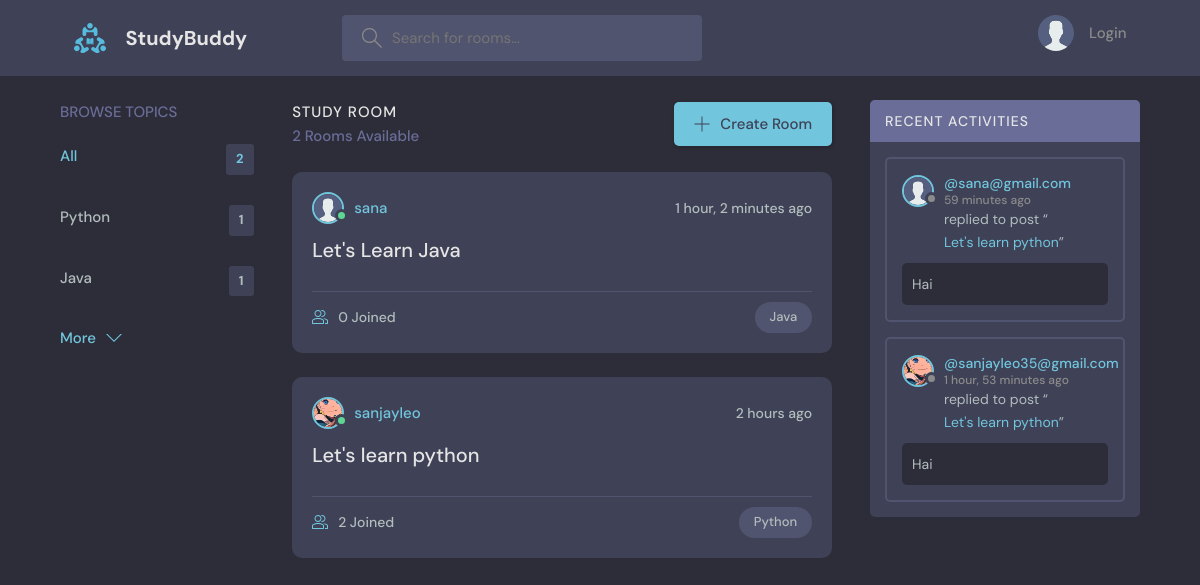
The page / on the database its author committed.
### base/models.py (models this page shows, shortened)
class Topic(models.Model):
    name = models.CharField(max_length=200)

class Room(models.Model):
    host = models.ForeignKey(User, on_delete=models.SET_NULL, null=True)
    topic = models.ForeignKey(Topic, on_delete=models.SET_NULL, null=True)
    name = models.CharField(max_length=200)
    description = models.TextField(null=True, blank=True)
    participants = models.ManyToManyField(User, related_name='participants', blank=True)
    updated = models.DateTimeField(auto_now=True)
    created = models.DateTimeField(auto_now_add=True)
    class Meta:
        ordering = ['-updated', '-created']
        unique_together = ['host', 'name']
    def __str__(self):
        return self.name

class User(AbstractUser):
    name = models.CharField(max_length=200 ,null=True)
    email = models.EmailField(unique=True,null=True)
    bio = models.TextField(null=True)
    avatar = models.ImageField(null=True,default="avatar.svg")
    USERNAME_FIELD = 'email'
    REQUIRED_FIELDS = []

class Message(models.Model):
    user = models.ForeignKey(User, on_delete=models.CASCADE)
    room = models.ForeignKey(Room, on_delete=models.CASCADE)
    body = models.TextField()
    updated = models.DateTimeField(auto_now=True)
    created = models.DateTimeField(auto_now_add=True)
    class Meta:
        ordering = ['-updated', '-created']

### base/views.py (the view)
# urls.py: path('',views.Home ,name="Home"),
def Home (request):
    q=request.GET.get('q') if request.GET.get('q') != None else ''
    rooms=Room.objects.filter(
                              Q(topic__name__icontains=q ) |
                              Q(name__icontains=q) |
                              Q(description__contains=q)
                              )
    topics=Topic.objects.all()[0:5]
    room_count=rooms.count()
    room_messages = Message.objects.filter(Q(room__topic__name__icontains=q))
    context={'rooms':rooms,'topics':topics,'room_count':room_count,'room_messages':room_messages,}
    return render(request,'base/Home.html',context)

### base/templates/base/home.html (shortened to what this page needs)
{% extends "main.html" %}
{% block content %}
    <main class="layout layout--3">
      <div class="container">
        {% include "base/topics_component.html" %}
        <div class="roomList">
          <div class="roomList__header">
            <div>
              <h2>Study Room</h2>
              <p>{{room_count}} Rooms Available</p>
            </div>
           <a class="btn btn--main" href="{% url 'create-room' %}">
              <svg version="1.1" xmlns="http://www.w3.org/2000/svg" width="32" height="32" viewBox="0 0 32 32">
                <title>add</title>
                <path
                  d="M16.943 0.943h-1.885v14.115h-14.115v1.885h14.115v14.115h1.885v-14.115h14.115v-1.885h-14.115v-14.115z"
                ></path>
              </svg>
              Create Room
            </a>
          </div>
          {% include 'base/feed_component.html'%}
        </div>
         {% include 'base/activity_component.html'%}
      </div>
    </main>
{% endblock%}

### base/templates/base/topics_component.html
<div class="topics">
  <div class="topics__header">
    <h2>Browse Topics</h2>
  </div>
  <ul class="topics__list">
    <li>
      <a href="{%url 'Home'%}" class="active">All <span>{{topics.count}}</span></a>
    </li>
    {% for topic in topics %}
    <li>
      <a href="{% url 'Home' %}?q={{ topic.name }}">{{ topic.name }}<span>{{topic.room_set.all.count}}</span></a>
    </li>
    {% endfor%}
  </ul>
  <a class="btn btn--link" href="{%url 'topics'%}">
    More
    <svg version="1.1" xmlns="http://www.w3.org/2000/svg" width="32" height="32" viewBox="0 0 32 32">
      <title>chevron-down</title>
      <path d="M16 21l-13-13h-3l16 16 16-16h-3l-13 13z"></path>
    </svg>
  </a>
</div>

### base/templates/base/feed_component.html (shortened to what this page needs)
{% for room in rooms %}
<div class="roomListRoom">
  <div class="roomListRoom__header">
    <a href="{%url 'user-profile' room.host.id%}" class="roomListRoom__author">
      <div class="avatar avatar--small active">
        <img src="{{room.host.avatar.url}}" />
      </div>
      <span>{{room.host.username}}</span>
    </a>
    <div class="roomListRoom__actions">
      <span>{{room.created|timesince}} ago</span>
    </div>
  </div>
  <div class="roomListRoom__content">
    <a href="{% url 'room' room.id %}">{{room.name}}</a>
  </div>
  <div class="roomListRoom__meta">
    <a href="{% url 'room' room.id %}"  class="roomListRoom__joined" >
      {{room.participants.all.count}} Joined
    </a>
    <p class="roomListRoom__topic">{{room.topic.name}}</p>
  </div>
</div>
{% endfor %}

### base/templates/base/activity_component.html (shortened to what this page needs)
<div class="activities">
    <div class="activities__header">
      <h2>Recent Activities</h2>
    </div>
    {% for message in room_messages %}
    <div class="activities__box">
      <div class="activities__boxHeader roomListRoom__header">
        <a href="{% url 'user-profile' message.user.id %}" class="roomListRoom__author">
          <div class="avatar avatar--small">
            <img src="{{message.user.avatar.url}}" />
          </div>
          <p>
            @{{ message.user }}
            <span>{{ message.created|timesince }}  ago</span>
          </p>
        </a>
      </div>
      <div class="activities__boxContent">
        <p>replied to post “<a href="{% url 'room' message.room.id %}">{{message.room}}</a>”</p>
        <div class="activities__boxRoomContent">
            {{message.body}}
        </div>
      </div>
    </div>
    {% endfor%}
  </div>

### rows shown on the page
Topic: name "Python", room_set.all.count "1"
Topic: name "Java", room_set.all.count "1"
Room: host.avatar (placeholder picture), host.username "sana", created "1 hour, 2 minutes", name "Let's Learn Java", participants.all.count "0", topic.name "Java"
Room: host.avatar (picture), host.username "sanjayleo", created "2 hours", name "Let's learn python", participants.all.count "2", topic.name "Python"
Message: user.avatar (placeholder picture), user "sana@gmail.com", created "59 minutes", room "Let's learn python", body "Hai"
Message: user.avatar (picture), user "sanjayleo35@gmail.com", created "1 hour, 53 minutes", room "Let's learn python", body "Hai"

### other values the page prints
{{ topics.count }} "2"
{{ room_count }} "2"
